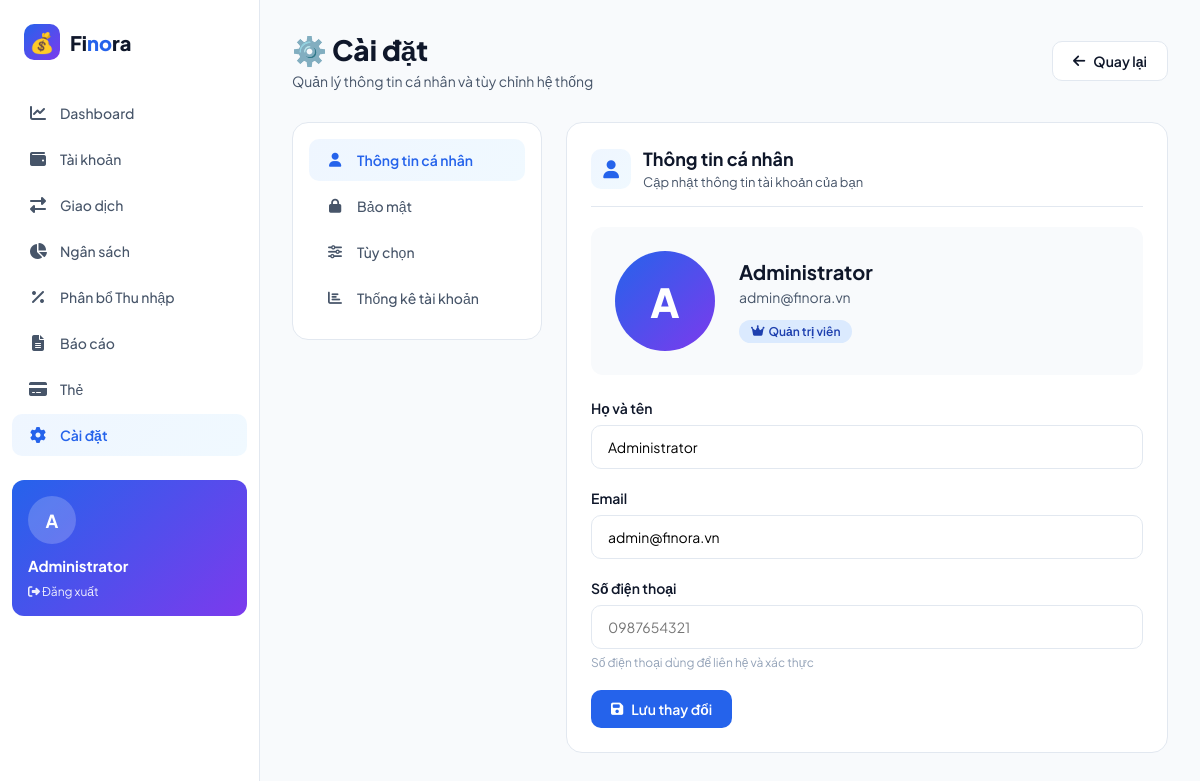
Page /finora/settings.php (signed in) on the committed database.
### tables this page shows
CREATE TABLE users (
    id INT AUTO_INCREMENT PRIMARY KEY,
    username VARCHAR(50) UNIQUE NOT NULL,
    email VARCHAR(255) UNIQUE NOT NULL,
    password VARCHAR(255) NOT NULL,
    full_name VARCHAR(100) NOT NULL,
    avatar VARCHAR(255) DEFAULT NULL,
    phone VARCHAR(20) DEFAULT NULL,
    role ENUM('admin', 'user') DEFAULT 'user',
    currency VARCHAR(10) DEFAULT 'VND',
    monthly_budget DECIMAL(15,2) DEFAULT 0,
    remember_token VARCHAR(100) DEFAULT NULL,
    is_active TINYINT(1) DEFAULT 1,
    created_at TIMESTAMP DEFAULT CURRENT_TIMESTAMP,
    updated_at TIMESTAMP DEFAULT CURRENT_TIMESTAMP ON UPDATE CURRENT_TIMESTAMP,
    last_login TIMESTAMP NULL,
    INDEX idx_email (email),
    INDEX idx_username (username),
    INDEX idx_role (role)
);

### finora/settings.php (the view, shortened to what this page needs)
<?php
require_once __DIR__ . '/../connect.php';
$userId = $_SESSION['user_id'];
$stmt = $conn->prepare("SELECT * FROM users WHERE id = ?");
$stmt->bind_param("i", $userId);
$stmt->execute();
$user = $stmt->get_result()->fetch_assoc();
$userName = $user['full_name'];
?>
<!DOCTYPE html>
<html lang="vi">
<head>
    <link rel="stylesheet" href="https://cdnjs.cloudflare.com/ajax/libs/font-awesome/6.4.0/css/all.min.css">
</head>
<body>
    <aside class="sidebar">
        <div class="logo">
            <div class="logo-icon">💰</div>
            <span>Fi<span style="color: var(--primary)">no</span>ra</span>
        </div>
        <ul class="sidebar-menu">
            <li class="menu-item">
                <a href="dashboard.php" class="menu-link">
                    <i class="menu-icon fas fa-chart-line"></i>
                    <span>Dashboard</span>
                </a>
            </li>
            <li class="menu-item">
                <a href="accounts.php" class="menu-link">
                    <i class="menu-icon fas fa-wallet"></i>
                    <span>Tài khoản</span>
                </a>
            </li>
            <li class="menu-item">
                <a href="transactions.php" class="menu-link">
                    <i class="menu-icon fas fa-exchange-alt"></i>
                    <span>Giao dịch</span>
                </a>
            </li>
            <li class="menu-item">
                <a href="budgets.php" class="menu-link">
                    <i class="menu-icon fas fa-chart-pie"></i>
                    <span>Ngân sách</span>
                </a>
            </li>
            <li class="menu-item">
                <a href="budget-allocation.php" class="menu-link">
                    <i class="menu-icon fas fa-percentage"></i>
                    <span>Phân bổ Thu nhập</span>
                </a>
            </li>
            <li class="menu-item">
                <a href="reports.php" class="menu-link">
                    <i class="menu-icon fas fa-file-alt"></i>
                    <span>Báo cáo</span>
                </a>
            </li>
            <li class="menu-item">
                <a href="cards.php" class="menu-link">
                    <i class="menu-icon fas fa-credit-card"></i>
                    <span>Thẻ</span>
                </a>
            </li>
            <li class="menu-item">
                <a href="settings.php" class="menu-link active">
                    <i class="menu-icon fas fa-cog"></i>
                    <span>Cài đặt</span>
                </a>
            </li>
        </ul>
        <div class="user-card">
            <div class="user-avatar">
                <?php
                $names = explode(' ', $userName);
                echo strtoupper(substr($names[0], 0, 1));
                ?>
            </div>
            <div class="user-name-card"><?= htmlspecialchars($userName) ?></div>
            <div class="user-email">
                <a href="logout.php" style="color: rgba(255,255,255,0.9); text-decoration: none; font-size: 12px;">
                    <i class="fas fa-sign-out-alt"></i> Đăng xuất
                </a>
            </div>
        </div>
    </aside>
    <main class="main-content">
        <div class="top-bar">
            <div>
                <h1 class="page-title">⚙️ Cài đặt</h1>
                <p class="page-subtitle">Quản lý thông tin cá nhân và tùy chỉnh hệ thống</p>
            </div>
            <div>
                <a href="dashboard.php" class="btn btn-ghost">
                    <i class="fas fa-arrow-left"></i>
                    Quay lại
                </a>
            </div>
        </div>
        <div class="settings-container">
            <div class="settings-tabs">
                <div class="settings-tab active" data-tab="profile">
                    <i class="settings-tab-icon fas fa-user"></i>
                    <span>Thông tin cá nhân</span>
                </div>
                <div class="settings-tab" data-tab="security">
                    <i class="settings-tab-icon fas fa-lock"></i>
                    <span>Bảo mật</span>
                </div>
                <div class="settings-tab" data-tab="preferences">
                    <i class="settings-tab-icon fas fa-sliders-h"></i>
                    <span>Tùy chọn</span>
                </div>
                <div class="settings-tab" data-tab="account">
                    <i class="settings-tab-icon fas fa-chart-bar"></i>
                    <span>Thống kê tài khoản</span>
                </div>
            </div>
            <div class="settings-content">
                <div class="settings-panel active" id="profile">
                    <div class="section">
                        <div class="section-header">
                            <div class="section-icon">
                                <i class="fas fa-user"></i>
                            </div>
                            <div>
                                <h2 class="section-title">Thông tin cá nhân</h2>
                                <p class="section-subtitle">Cập nhật thông tin tài khoản của bạn</p>
                            </div>
                        </div>
                        <div class="profile-avatar-section">
                            <div class="profile-avatar-large">
                                <?php
                                $names = explode(' ', $userName);
                                echo strtoupper(substr($names[0], 0, 1));
                                ?>
                            </div>
                            <div class="profile-info">
                                <h3><?= htmlspecialchars($user['full_name']) ?></h3>
                                <p><?= htmlspecialchars($user['email']) ?></p>
                                <span class="badge badge-primary">
                                    <i class="fas fa-crown"></i>
                                    <?= $user['role'] === 'admin' ? 'Quản trị viên' : 'Người dùng' ?>
                                </span>
                            </div>
                        </div>
                        <form method="POST">
                            <div class="form-group">
                                <label class="form-label">Họ và tên</label>
                                <input type="text" name="full_name" class="form-input"
                                       value="<?= htmlspecialchars($user['full_name']) ?>" required>
                            </div>
                            <div class="form-group">
                                <label class="form-label">Email</label>
                                <input type="email" name="email" class="form-input"
                                       value="<?= htmlspecialchars($user['email']) ?>" required>
                            </div>
                            <div class="form-group">
                                <label class="form-label">Số điện thoại</label>
                                <input type="tel" name="phone" class="form-input"
                                       value="<?= htmlspecialchars($user['phone'] ?? '') ?>"
                                       placeholder="0987654321">
                                <p class="form-help">Số điện thoại dùng để liên hệ và xác thực</p>
                            </div>
                            <button type="submit" name="update_profile" class="btn btn-primary">
                                <i class="fas fa-save"></i>
                                Lưu thay đổi
                            </button>
                        </form>
                    </div>
                </div>
            </div>
        </div>
    </main>
</body>
</html>

### rows in the picture
users: full_name "A", full_name "Administrator", email "admin@finora.vn"
